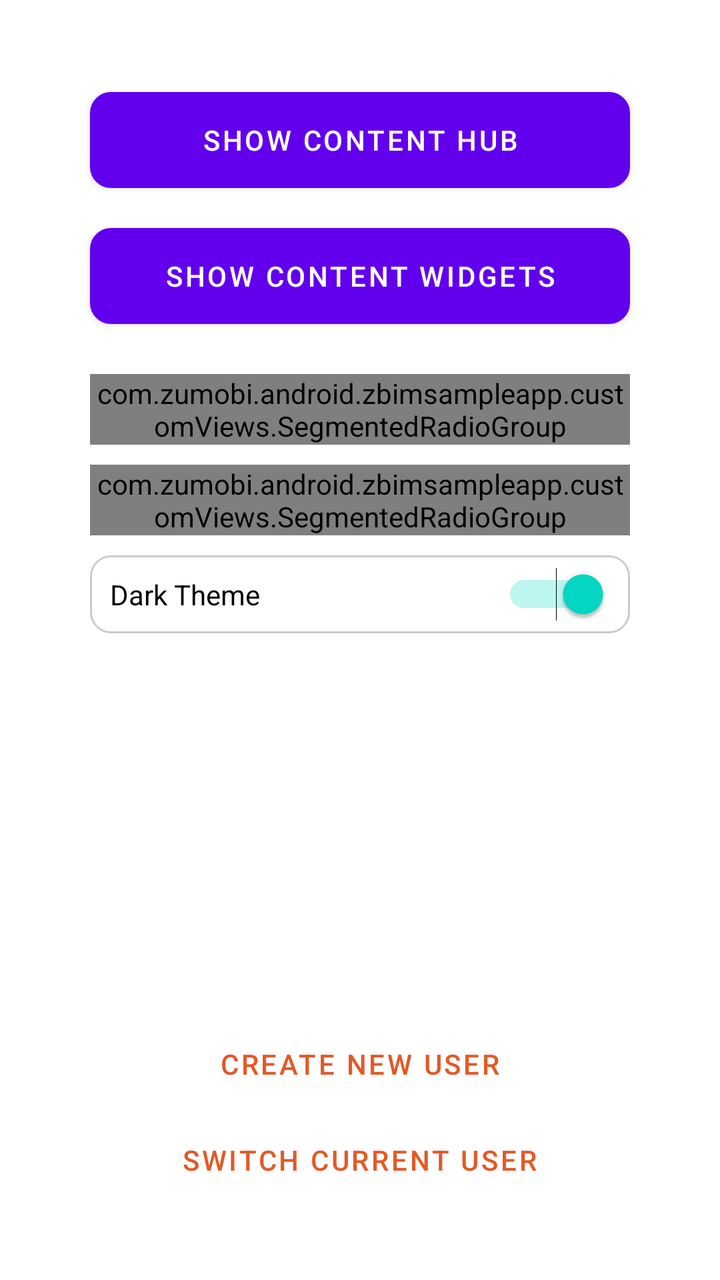
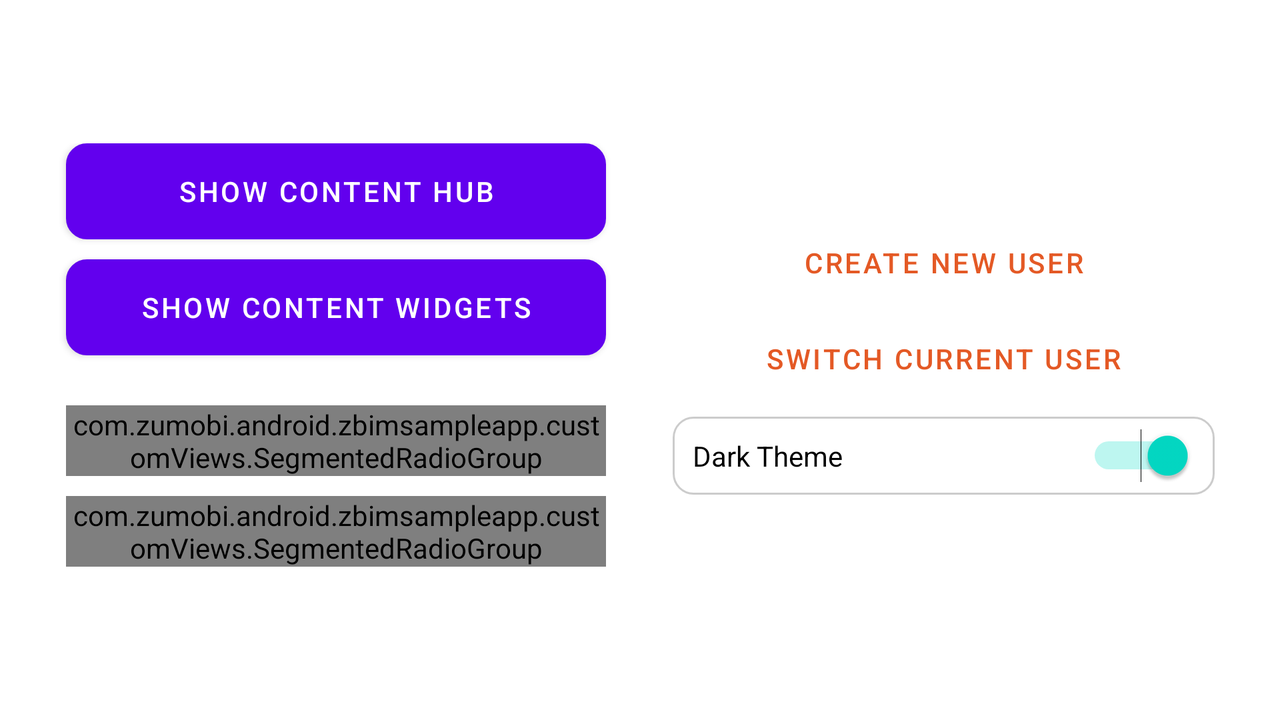

Two renders of one Android screen. The first uses the default layout on a phone; the second uses the alternative layout the repository ships for a different screen configuration, on a matching device. The two XML files are below.
<!-- AndroidManifest.xml: application theme AppTheme -->
<!-- res/layout/activity_main.xml -->
<RelativeLayout xmlns:android="http://schemas.android.com/apk/res/android"
    xmlns:tools="http://schemas.android.com/tools"
    android:layout_width="match_parent"
    android:layout_height="match_parent"
    android:paddingBottom="@dimen/activity_vertical_margin"
    android:paddingLeft="@dimen/activity_horizontal_margin"
    android:paddingRight="@dimen/activity_horizontal_margin"
    android:paddingTop="@dimen/activity_vertical_margin"
    tools:context="com.zumobi.android.zbimsampleapp.MainActivity" >

    <LinearLayout
        android:layout_width="wrap_content"
        android:layout_height="wrap_content"
        android:orientation="vertical"
        android:gravity="center"
        android:layout_alignParentTop="false"
        android:layout_alignParentLeft="false"
        android:layout_alignParentStart="true"
        android:layout_alignParentRight="false"
        android:layout_alignParentEnd="true"
        android:weightSum="1"
        android:layout_marginTop="30dp"
        android:id="@+id/ll_top_button_container"
        android:layout_centerHorizontal="true">

        <Button
            android:id="@+id/buttonShowContentHub"
            android:layout_width="270dp"
            android:layout_height="wrap_content"
            android:layout_marginBottom="20dp"
            android:text="@string/showContentHubButtonLabel"
            android:textColor="@android:color/white"
            android:background="@drawable/rounded_shape"/>

        <Button
            android:id="@+id/buttonShowContentWidgets"
            android:layout_width="270dp"
            android:layout_height="wrap_content"
            android:layout_marginBottom="20dp"
            android:text="@string/showContentWidgetButtonLabel"
            android:textColor="@android:color/white"
            android:background="@drawable/rounded_shape"/>

        
        <com.zumobi.android.zbimsampleapp.customViews.SegmentedRadioGroup
            android:layout_width="270dp"
            android:layout_height="wrap_content"
            android:layout_margin="5dp"
            android:orientation="horizontal"
            android:id="@+id/segment_mode_group">

            <RadioButton
                android:id="@+id/button_one"
                android:layout_width="135dp"
                android:layout_height="wrap_content"
                android:minWidth="40dp"
                android:minHeight="33dp"
                android:text="@string/ui_mode_fullscreen"
                android:textAppearance="?android:attr/textAppearanceSmall"
                android:button="@null"
                android:gravity="center"
                android:textColor="@color/radio_colors"
                android:layout_weight="1"/>
            <RadioButton
                android:id="@+id/button_two"
                android:layout_width="135dp"
                android:layout_height="wrap_content"
                android:minWidth="40dp"
                android:minHeight="33dp"
                android:text="@string/ui_mode_fragment"
                android:textAppearance="?android:attr/textAppearanceSmall"
                android:button="@null"
                android:gravity="center"
                android:textColor="@color/radio_colors"
                android:layout_weight="1"/>
        </com.zumobi.android.zbimsampleapp.customViews.SegmentedRadioGroup>

        
        <com.zumobi.android.zbimsampleapp.customViews.SegmentedRadioGroup
            android:layout_width="270dp"
            android:layout_height="wrap_content"
            android:layout_margin="5dp"
            android:orientation="horizontal"
            android:id="@+id/segment_status_group">

            <RadioButton
                android:id="@+id/button_default_status"
                android:layout_width="135dp"
                android:layout_height="wrap_content"
                android:minWidth="40dp"
                android:minHeight="33dp"
                android:text="@string/status_mode_default"
                android:textAppearance="?android:attr/textAppearanceSmall"
                android:button="@null"
                android:gravity="center"
                android:textColor="@color/radio_colors"
                android:layout_weight="1"/>
            <RadioButton
                android:id="@+id/button_custom_status"
                android:layout_width="135dp"
                android:layout_height="wrap_content"
                android:minWidth="40dp"
                android:minHeight="33dp"
                android:text="@string/status_mode_custom"
                android:textAppearance="?android:attr/textAppearanceSmall"
                android:button="@null"
                android:gravity="center"
                android:textColor="@color/radio_colors"/>
        </com.zumobi.android.zbimsampleapp.customViews.SegmentedRadioGroup>

        <Switch android:layout_width="270dp"
            android:layout_height="wrap_content"
            android:text="@string/Theme_switch"
            android:id="@+id/switchTheme"
            android:checked="true"
            android:layout_gravity="center_horizontal"
            android:padding="10dp"
            android:background="@drawable/switch_background"
            android:layout_margin="5dp"/>

    </LinearLayout>


    <LinearLayout
        android:orientation="vertical"
        android:layout_width="wrap_content"
        android:layout_height="wrap_content"
        android:layout_alignParentBottom="true"
        android:layout_centerHorizontal="true"
        android:layout_marginBottom="20dp"
        android:weightSum="1"
        android:id="@+id/ll_lower_button_container">

        <Button
            android:layout_width="271dp"
            android:layout_height="wrap_content"
            android:text="@string/new_user_button"
            android:id="@+id/buttonCreateNewUser"
            android:textColor="@color/button_text_color"
            android:background="#00ffffff"/>

        <Button android:layout_width="271dp"
            android:layout_height="wrap_content"
            android:text="@string/switch_user_button"
            android:id="@+id/buttonSwitchUser"
            android:textColor="@color/button_text_color"
            android:background="#00ffffff"/>

    </LinearLayout>

</RelativeLayout>
<!-- resources referenced by this layout -->
<resources>
  <color name="button_text_color">#E45925</color>
  <dimen name="activity_horizontal_margin">16dp</dimen>
  <dimen name="activity_vertical_margin">16dp</dimen>
  <!-- drawable rounded_shape (drawable) -->
  <?xml version="1.0" encoding="utf-8"?>
  <shape xmlns:android="http://schemas.android.com/apk/res/android"
         android:shape="rectangle" android:padding="10dp">
      
      <solid android:color="#E45925"/>
      <corners
              android:bottomRightRadius="10dp"
              android:bottomLeftRadius="10dp"
              android:topLeftRadius="10dp"
              android:topRightRadius="10dp"/>
      <stroke android:color="@color/rounded_shape_stroke" android:width="1dp" />
  </shape>
  <!-- drawable switch_background (drawable) -->
  <?xml version="1.0" encoding="utf-8"?>
  <shape xmlns:android="http://schemas.android.com/apk/res/android"
         android:shape="rectangle" android:padding="10dp">
      
      <solid android:color="#FFF"/>
  
      <corners
              android:bottomRightRadius="10dp"
              android:bottomLeftRadius="10dp"
              android:topLeftRadius="10dp"
              android:topRightRadius="10dp"/>
      <stroke android:color="@color/rounded_shape_stroke" android:width="1dp" />
  </shape>
  <string name="Theme_switch">Dark Theme</string>
  <string name="new_user_button">Create New User</string>
  <string name="showContentHubButtonLabel">Show Content Hub</string>
  <string name="showContentWidgetButtonLabel">Show Content Widgets</string>
  <string name="status_mode_custom">Custom Status UI</string>
  <string name="status_mode_default">Default Status UI</string>
  <string name="switch_user_button">Switch Current User</string>
  <string name="ui_mode_fragment">Fragment</string>
  <string name="ui_mode_fullscreen">Fullscreen</string>
  <color name="rounded_shape_stroke">#ffcccccc</color>
</resources>
<!-- res/layout-land/activity_main.xml (the repository's variant of the layout above) -->
<!-- drawn on the phone turned sideways -->
<RelativeLayout xmlns:android="http://schemas.android.com/apk/res/android"
    xmlns:tools="http://schemas.android.com/tools"
    android:layout_width="match_parent"
    android:layout_height="match_parent"
    android:paddingBottom="@dimen/activity_vertical_margin"
    android:paddingLeft="@dimen/activity_horizontal_margin"
    android:paddingRight="@dimen/activity_horizontal_margin"
    android:paddingTop="@dimen/activity_vertical_margin"
    tools:context="com.zumobi.android.zbimsampleapp.MainActivity" >

    <LinearLayout
        android:layout_width="match_parent"
        android:layout_height="match_parent"
        android:orientation="horizontal"
        android:weightSum="2"
        android:gravity="center">

        
        <LinearLayout
            android:layout_weight="1"
            android:layout_width="0px"
            android:layout_height="wrap_content"
            android:orientation="vertical"
            android:gravity="center"
            android:id="@+id/linearLayout">

            <Button
                android:id="@+id/buttonShowContentHub"
                android:layout_width="270dp"
                android:layout_height="wrap_content"
                android:layout_marginBottom="10dp"
                android:text="@string/showContentHubButtonLabel"
                android:textColor="@android:color/white"
                android:background="@drawable/rounded_shape"/>

            <Button
                android:id="@+id/buttonShowContentWidgets"
                android:layout_width="270dp"
                android:layout_height="wrap_content"
                android:layout_marginBottom="20dp"
                android:text="@string/showContentWidgetButtonLabel"
                android:textColor="@android:color/white"
                android:background="@drawable/rounded_shape"/>

            
            <com.zumobi.android.zbimsampleapp.customViews.SegmentedRadioGroup
                android:layout_width="270dp"
                android:layout_height="wrap_content"
                android:layout_margin="5dp"
                android:orientation="horizontal"
                android:id="@+id/segment_mode_group">

                <RadioButton
                    android:id="@+id/button_one"
                    android:layout_width="135dp"
                    android:layout_height="wrap_content"
                    android:minWidth="40dp"
                    android:minHeight="33dp"
                    android:text="@string/ui_mode_fullscreen"
                    android:textAppearance="?android:attr/textAppearanceSmall"
                    android:button="@null"
                    android:gravity="center"
                    android:textColor="@color/radio_colors"
                    android:layout_weight="1"/>
                <RadioButton
                    android:id="@+id/button_two"
                    android:layout_width="135dp"
                    android:layout_height="wrap_content"
                    android:minWidth="40dp"
                    android:minHeight="33dp"
                    android:text="@string/ui_mode_fragment"
                    android:textAppearance="?android:attr/textAppearanceSmall"
                    android:button="@null"
                    android:gravity="center"
                    android:textColor="@color/radio_colors"
                    android:layout_weight="1"/>
            </com.zumobi.android.zbimsampleapp.customViews.SegmentedRadioGroup>

            
            <com.zumobi.android.zbimsampleapp.customViews.SegmentedRadioGroup
                android:layout_width="270dp"
                android:layout_height="wrap_content"
                android:layout_margin="5dp"
                android:orientation="horizontal"
                android:id="@+id/segment_status_group">

                <RadioButton
                    android:id="@+id/button_default_status"
                    android:layout_width="135dp"
                    android:layout_height="wrap_content"
                    android:minWidth="40dp"
                    android:minHeight="33dp"
                    android:text="@string/status_mode_default"
                    android:textAppearance="?android:attr/textAppearanceSmall"
                    android:button="@null"
                    android:gravity="center"
                    android:textColor="@color/radio_colors"
                    android:layout_weight="1"/>
                <RadioButton
                    android:id="@+id/button_custom_status"
                    android:layout_width="135dp"
                    android:layout_height="wrap_content"
                    android:minWidth="40dp"
                    android:minHeight="33dp"
                    android:text="@string/status_mode_custom"
                    android:textAppearance="?android:attr/textAppearanceSmall"
                    android:button="@null"
                    android:gravity="center"
                    android:textColor="@color/radio_colors"/>
            </com.zumobi.android.zbimsampleapp.customViews.SegmentedRadioGroup>

        </LinearLayout>

        
        <LinearLayout
            android:layout_weight="1"
            android:layout_width="0px"
            android:layout_height="wrap_content"
            android:orientation="vertical"
            android:gravity="center">

            <Button
                android:layout_width="271dp"
                android:layout_height="wrap_content"
                android:text="@string/new_user_button"
                android:id="@+id/buttonCreateNewUser"
                android:textColor="@color/button_text_color"
                android:background="#00ffffff"/>

            <Button android:layout_width="271dp"
                android:layout_height="wrap_content"
                android:text="@string/switch_user_button"
                android:id="@+id/buttonSwitchUser"
                android:textColor="@color/button_text_color"
                android:background="#00ffffff"/>

            <Switch android:layout_width="271dp"
                android:layout_height="wrap_content"
                android:text="@string/Theme_switch"
                android:id="@+id/switchTheme"
                android:checked="true"
                android:padding="10dp"
                android:layout_margin="5dp"
                android:layout_gravity="center_horizontal"
                android:background="@drawable/switch_background"/>

        </LinearLayout>

    </LinearLayout>

</RelativeLayout>
